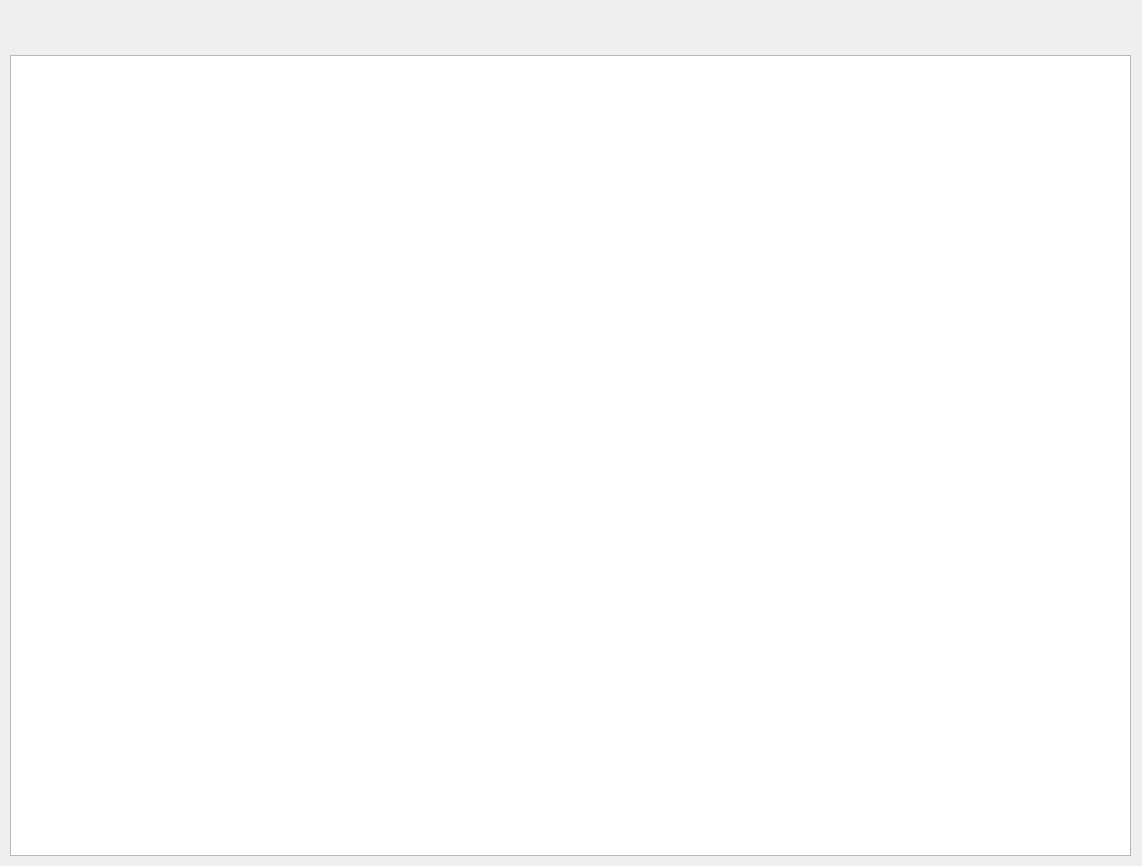
<?xml version="1.0" encoding="UTF-8"?>
<ui version="4.0">
 <class>Form</class>
 <widget class="QWidget" name="Form">
  <property name="geometry">
   <rect>
    <x>0</x>
    <y>0</y>
    <width>1142</width>
    <height>866</height>
   </rect>
  </property>
  <property name="windowTitle">
   <string>Form</string>
  </property>
  <widget class="QTableView" name="uiDescriptorsTable">
   <property name="geometry">
    <rect>
     <x>10</x>
     <y>55</y>
     <width>1121</width>
     <height>801</height>
    </rect>
   </property>
   <property name="alternatingRowColors">
    <bool>true</bool>
   </property>
  </widget>
 </widget>
 <resources/>
 <connections/>
 <slots>
  <slot>change_fp_type()</slot>
 </slots>
</ui>
